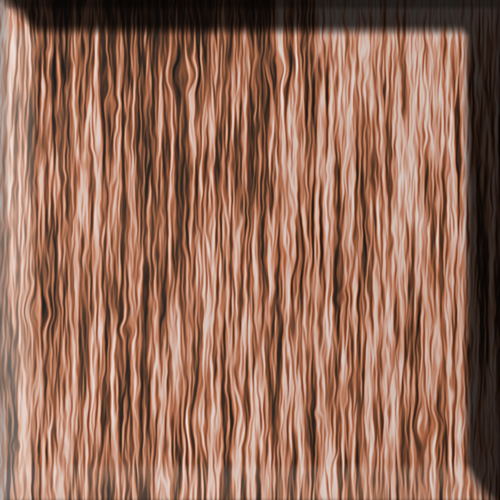
#> input picture graphic_development_files/Standard/legal_move_highlight_white.png, 1000 x 1000 px, found by its file name (shown at 1/2 size); the run also reads 2 pictures not shown here
$ jupyter execute --allow-errors ad_hoc_analysis.ipynb
#> lines starting #> are read from the running program, lines starting #| are printed output that depends on the picture
[cell 1]
import pandas as pd
import numpy as np
import matplotlib.pyplot as plt
import cv2

[cell 2]
load_path = '../../graphic_development_files/Placeholders/'
save_path = '../../graphic_development_files/Placeholders/prod_staging/squares/white_perspective/'

[cell 3]
white_base = cv2.resize(cv2.imread(load_path + 'white_square.png', cv2.IMREAD_COLOR), (200, 200))
#> white_base: shape (200, 200, 3); every value is 199
white_legal_highlight = cv2.resize(cv2.imread(load_path + 'legal_move_highlight_white.png', cv2.IMREAD_COLOR), (200, 200))
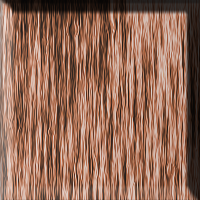
#> white_legal_highlight: shape (200, 200, 3); mean B, G, R 87.4, 106.8, 148
white_misc_highlight = cv2.resize(cv2.imread(load_path + 'misc_square_highlight_white.png', cv2.IMREAD_COLOR), (200, 200))
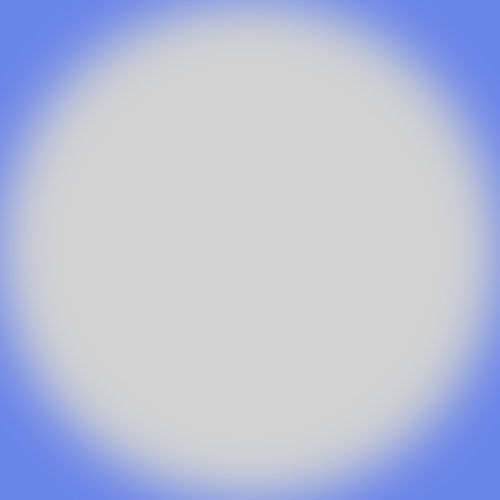
#> input picture graphic_development_files/Placeholders/misc_square_highlight_white.png, 1000 x 1000 px (shown at 1/2 size)
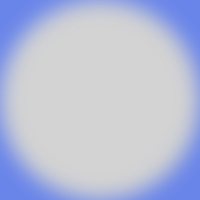
#> white_misc_highlight: shape (200, 200, 3); mean B, G, R 216.2, 191.7, 184.9
white_check_highlight = cv2.resize(cv2.imread(load_path + 'check_highlight_white.png', cv2.IMREAD_COLOR), (200, 200))
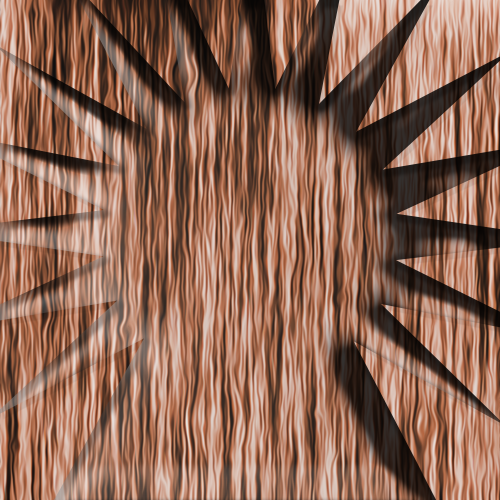
#> input picture graphic_development_files/Standard/check_highlight_white.png, 1000 x 1000 px, found by its file name (shown at 1/2 size)
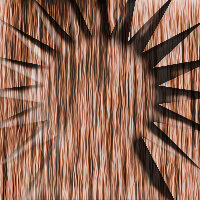
#> white_check_highlight: shape (200, 200, 3); mean B, G, R 84, 102.9, 143.2

black_base = cv2.resize(cv2.imread(load_path + 'black_square.png', cv2.IMREAD_COLOR), (200, 200))
#> black_base: shape (200, 200, 3); every value is 87
black_legal_highlight = cv2.resize(cv2.imread(load_path + 'legal_move_highlight_black.png', cv2.IMREAD_COLOR), (200, 200))
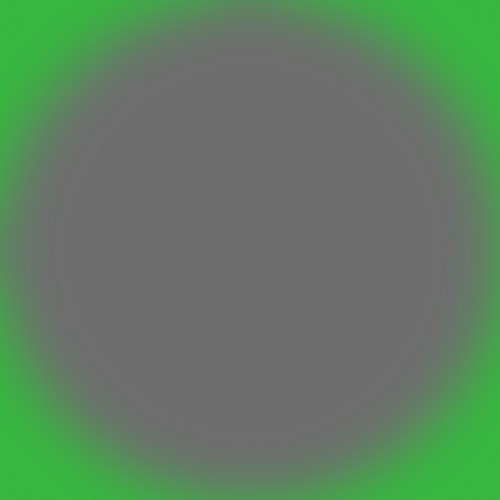
#> input picture graphic_development_files/Placeholders/legal_move_highlight_black.png, 1000 x 1000 px (shown at 1/2 size)
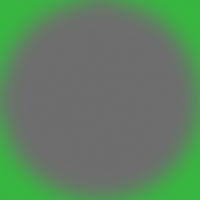
#> black_legal_highlight: shape (200, 200, 3); mean B, G, R 98.5, 127.1, 96.3
#> (the rest of this cell did not finish here and is left out)
